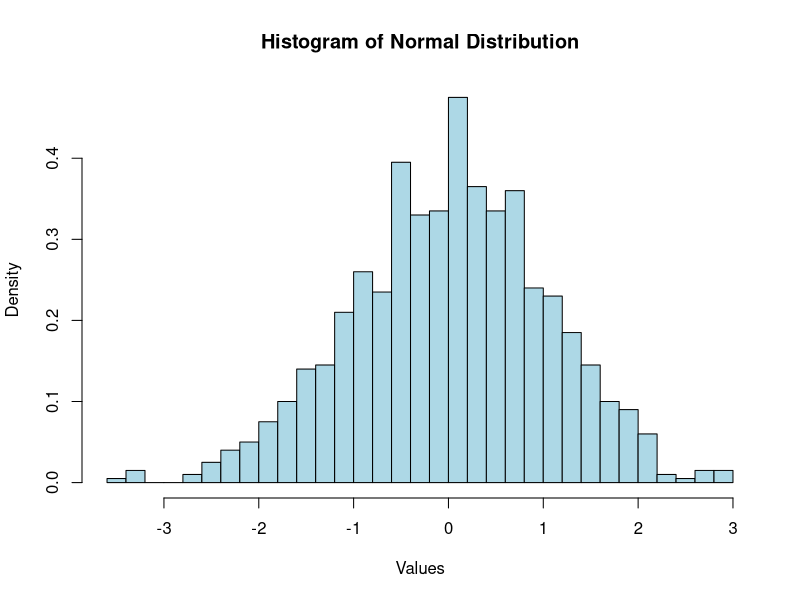

Here is the R script that generated this plot:
data <- rnorm(1000, mean = 0, sd = 1)
hist(data, breaks = 30, probability = TRUE, 
     main = "Histogram of Normal Distribution", 
     xlab = "Values", col = "lightblue", border = "black")
